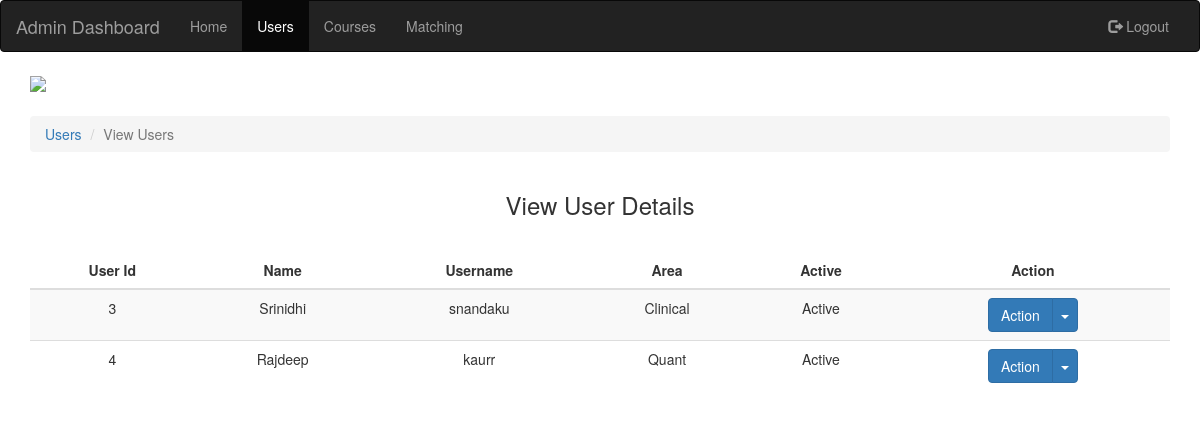
Screenshot of /php/admin-view-users.php with the database file from the repository.
### tables this page shows
CREATE TABLE IF NOT EXISTS `User` (
  `User_Id` int(11) NOT NULL AUTO_INCREMENT,
  `Name` varchar(250) NOT NULL,
  `Username` varchar(250) NOT NULL,
  `Password` varchar(250) NOT NULL,
  `IsAdmin` tinyint(1) NOT NULL,
  PRIMARY KEY (`User_Id`)
);

CREATE TABLE IF NOT EXISTS `TA` (
  `TA_Id` int(11) NOT NULL AUTO_INCREMENT,
  `User_Id` int(11) NOT NULL,
  `Area` varchar(250) NOT NULL,
  `Previous_Courses_Taught` varchar(250) NOT NULL,
  `Course_Taught_Last_Semester` int(11) NOT NULL,
  `Happy_With_Last_Course_Taught` tinyint(1) NOT NULL,
  `Has_TA_Experience` tinyint(1) NOT NULL,
  `Has_TA_Experience_For_Number_Of_Semester` int(11) NOT NULL,
  `Milestones_Id` varchar(250) NOT NULL,
  `IsActive` int(11) NOT NULL,
  PRIMARY KEY (`TA_Id`)
);

### php/admin-view-users.php (the view, shortened to what this page needs)
<?php
	include('dbConnect.php');
?>
<!DOCTYPE HTML>
<html>
	<head>
		<link href="https://maxcdn.bootstrapcdn.com/bootstrap/3.3.7/css/bootstrap.min.css" rel="stylesheet">
		<link href="../css/admin.css" type="text/css" rel="stylesheet">
	</head>
	<body>
	<nav class="navbar navbar-inverse">
	  <div class="container-fluid">
	    <div class="navbar-header">
	      <a class="navbar-brand" href="../html/admin.html">Admin Dashboard</a>
	    </div>
	    <div class="collapse navbar-collapse" id="myNavbar">
	      <ul class="nav navbar-nav">
		<li><a href="../html/admin.html">Home</a></li>
		<li class="active"><a href="../html/admin-users.html">Users</a></li>
		<li><a href="../html/admin-courses.html">Courses</a></li>
		<li><a href="../html/admin-matching.html">Matching</a></li>
	      </ul>
	      <ul class="nav navbar-nav navbar-right">
		<li><a href="logout.php"><span class="glyphicon glyphicon-log-out"></span> Logout</a></li>
	      </ul>
	    </div>
	  </div>
	</nav>
	<div class="container">
		<div class="row">
			<div class="col-lg-12 col-md-12 col-xs-12 col-sm-12">
				<img src="../images/uscheader.png" style="width: 100%;"></img>
			</div>
			<div class="col-lg-12 col-md-12 col-xs-12 col-sm-12" style="margin-top: 2%;">
				<ol class="breadcrumb">
				  <li><a href="../html/admin-users.html">Users</a></li>
				  <li class="active">View Users</li>
				</ol>
			</div>
			<div class="col-lg-12 col-md-12 col-xs-12 col-sm-12">
				<center><h3>View User Details</h3><center>
			</div>
			<div class="col-lg-12 col-md-12 col-xs-12 col-sm-12" style="margin-top: 2%;">
			<?php
			$query1="SELECT * FROM `User`";
			$result1=mysqli_query($conn,$query1);
			$r=mysqli_fetch_array($result1);
			if(count($r)==0)
			{
				echo 	"
							<div class='container col-lg-12 col-md-12 col-xs-12 col-sm-12'>
								<div class='col-lg-12 col-md-12 col-xs-12 col-sm-12'>
									<center>No Records Found</center>
								</div>
							</div>
						";
			}
			else
			{
			?>
				<table class="table table-striped table-responsive ">
				    <thead>
					<tr>
					    <th><center>User Id</center></th>
					    <th><center>Name</center></th>
					    <th><center>Username</center></th>
					    <th><center>Area</center></th>
					    <th><center>Active</center></th>
					    <th><center>Action</center></th>
					</tr>
				    </thead>
				    <tbody><?php
						while($row1 = mysqli_fetch_array($result1))
						{
							$query2="SELECT * FROM `TA` WHERE `User_Id`='".$row1['User_Id']."'";
							$result2=mysqli_query($conn,$query2);
							$row2=mysqli_fetch_array($result2);
							if($row2['IsActive']==1)
							{
								echo    "
								    <tr>
									<td><center>".$row1['User_Id']."</center></td>
									<td><center>".$row1['Name']."</center></td>
									<td><center>".$row1['Username']."</center></td>
									<td><center>".$row2['Area']."</center></td>
									<td><center>Active</center></td>
									<td>
										<center>
										<div class='btn-group'>
										  <button type='button' class='btn btn-primary'>Action</button>
										  <button type='button' class='btn btn-primary dropdown-toggle' data-toggle='dropdown' aria-haspopup='true' aria-expanded='false'>
										    <span class='caret'></span>
										    <span class='sr-only'>Toggle Dropdown</span>
										  </button>
										  <ul class='dropdown-menu'>
										    <li><a href='admin-view-users-details.php?user_id=".$row1['User_Id']."'>View</a></li>
										    <li role='separator' class='divider'></li>
										    <li><a href='admin-update-user-details.php?user_id=".$row1['User_Id']."'>Update</a></li>
										    <li role='separator' class='divider'></li>
										    <li><a href='admin-deactivate-user.php?ta_id=".$row2['TA_Id']."'>Deactivate</a></li>
										    <li role='separator' class='divider'></li><li>
										    <a type='submit' id='delete' name='submit' href='javascript:void(0);' onclick='confirmDelete(".$row1['User_Id'].");'>Delete</a>
										    </li>
										  </ul>
										</div>
										</center>
									</td>
								    </tr>
								";
							}
						}
					}
					?>
				   </tbody>
				</table>
			</div>
		</div>
	</div>
	</body>
</html>

### rows the page displays
user: User_Id "3", Name "Srinidhi", Username "snandaku", ta.Area "Clinical"
user: User_Id "4", Name "Rajdeep", Username "kaurr", ta.Area "Quant"
